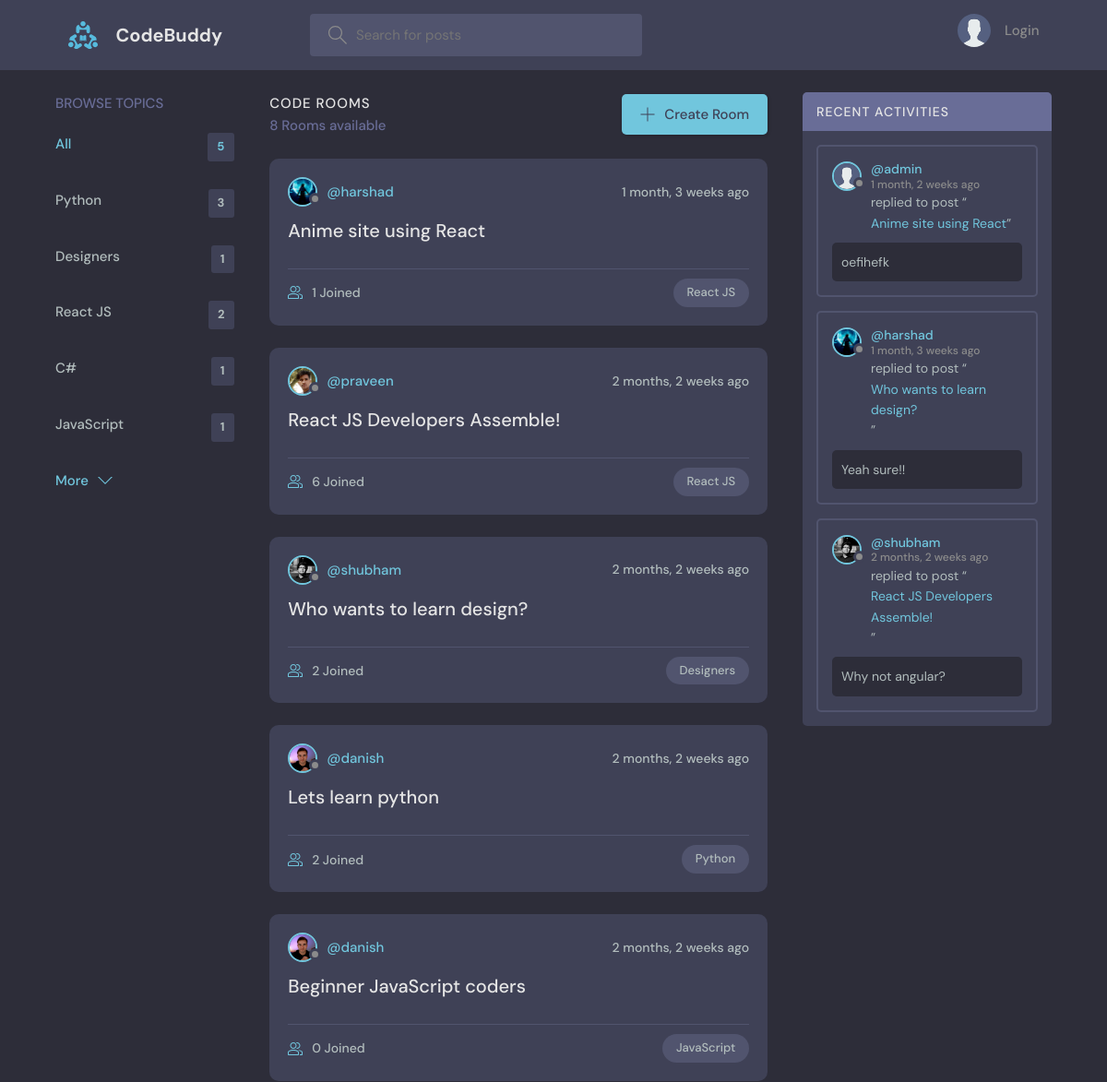
The app's page / (upper part), older data.
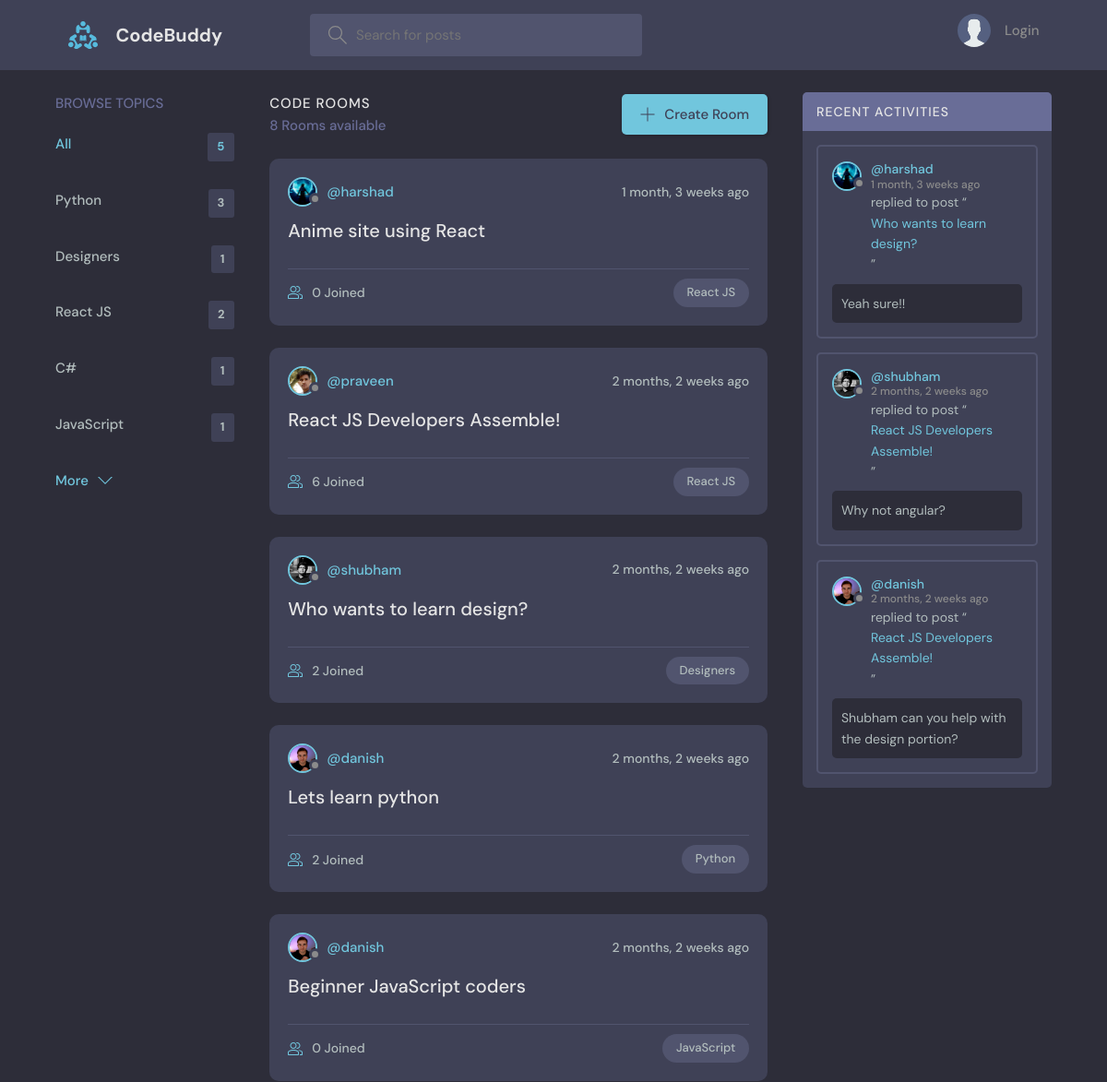
The same page, newer data.
### base/models.py (models this page shows, shortened)
class Topic(models.Model):
    name = models.CharField(max_length=200)

class Room(models.Model):
    host = models.ForeignKey(User, on_delete=models.SET_NULL, null=True)
    topic = models.ForeignKey(Topic, on_delete=models.SET_NULL, null=True)
    name = models.CharField(max_length=200)
    description = models.TextField(null=True, blank=True)
    participants = models.ManyToManyField(
        User, related_name='participants', blank=True)
    updated = models.DateTimeField(auto_now=True)
    created = models.DateTimeField(auto_now_add=True)
    class Meta:
        ordering = ['-updated', '-created']
    def __str__(self):
        return self.name

class User(AbstractUser):
    name = models.CharField(max_length=200, null=True)
    email = models.EmailField(unique=True, null=True)
    bio = models.TextField(null=True)
    avatar = models.ImageField(null=True, default="avatar.svg")
    USERNAME_FIELD = 'email'
    REQUIRED_FIELDS = ['username']

class Message(models.Model):
    user = models.ForeignKey(User, on_delete=models.CASCADE)
    room = models.ForeignKey(Room, on_delete=models.CASCADE)
    body = models.TextField(null=True)
    updated = models.DateTimeField(auto_now=True)
    created = models.DateTimeField(auto_now_add=True)
    class Meta:
        ordering = ['-updated', '-created']

### base/views.py (the view)
# urls.py: path('', views.home, name="home"),
def home(request):
    q = request.GET.get('q') if request.GET.get('q') != None else ''
    rooms = Room.objects.filter(
        Q(topic__name__icontains=q) |
        Q(name__icontains=q) |
        Q(description__icontains=q)
    )
    topics = Topic.objects.all()[0:5]
    room_count = rooms.count()
    room_messages = Message.objects.filter(
        Q(room__topic__name__icontains=q))[0:3]
    context = {'rooms': rooms, 'topics': topics,
               'room_count': room_count, 'room_messages': room_messages}
    return render(request, 'base/home.html', context)

### base/templates/base/home.html (shortened to what this page needs)
{% extends 'main.html' %}
{% block content %}
<main class="layout layout--3">
  <div class="container">
    {% include 'base/topics_component.html' %}
    <div class="roomList">
      <div class="roomList__header">
        <div>
          <h2>Code Rooms</h2>
          <p>{{room_count}} Rooms available</p>
        </div>
        <a class="btn btn--main" href="{% url 'create-room' %}">
          <svg version="1.1" xmlns="http://www.w3.org/2000/svg" width="32" height="32" viewBox="0 0 32 32">
            <title>add</title>
            <path
              d="M16.943 0.943h-1.885v14.115h-14.115v1.885h14.115v14.115h1.885v-14.115h14.115v-1.885h-14.115v-14.115z">
            </path>
          </svg>
          Create Room
        </a>
      </div>
      {% include 'base/feed_component.html' %}
    </div>
    {% include 'base/activity_component.html' %}
  </div>
</main>
{% endblock %}

### base/templates/base/topics_component.html
<div class="topics">
    <div class="topics__header">
        <h2>Browse Topics</h2>
    </div>
    <ul class="topics__list">
        <li>
            <a href="{% url 'home' %}" class="active">All <span>{{topics.count}}</span></a>
        </li>
        {% for topic in topics %}
        <li>
            <a href="{% url 'home' %}?q={{topic.name}}">{{topic.name}}<span>{{topic.room_set.all.count}}</span></a>
        </li>
        {% endfor %}
    </ul>
    <a class="btn btn--link" href="{% url 'topics' %}">
        More
        <svg version="1.1" xmlns="http://www.w3.org/2000/svg" width="32" height="32" viewBox="0 0 32 32">
            <title>chevron-down</title>
            <path d="M16 21l-13-13h-3l16 16 16-16h-3l-13 13z"></path>
        </svg>
    </a>
</div>

### base/templates/base/feed_component.html (shortened to what this page needs)
{% for room in rooms %}
<div class="roomListRoom">
    <div class="roomListRoom__header">
        <a href="{% url 'user-profile' room.host.id %}" class="roomListRoom__author">
            <div class="avatar avatar--small">
                <img src="{{room.host.avatar.url}}" />
            </div>
            <span>@{{room.host.username}}</span>
        </a>
        <div class="roomListRoom__actions">
            <span>{{room.created|timesince}} ago</span>
        </div>
    </div>
    <div class="roomListRoom__content">
        <a href="{% url 'room' room.id %}">{{room.name}}</a>
    </div>
    <div class="roomListRoom__meta">
        <a href="{% url 'room' room.id %}" class="roomListRoom__joined">
            {{room.participants.all.count}} Joined
        </a>
        <p class="roomListRoom__topic">{{room.topic.name}}</p>
    </div>
</div>
{% endfor %}

### base/templates/base/activity_component.html (shortened to what this page needs)
<div class="activities">
    <div class="activities__header">
        <h2>Recent Activities</h2>
    </div>
    {% for message in room_messages %}
    <div class="activities__box">
        <div class="activities__boxHeader roomListRoom__header">
            <a href="{% url 'user-profile' message.user.id %}" class="roomListRoom__author">
                <div class="avatar avatar--small">
                    <img src="{{message.user.avatar.url}}" />
                </div>
                <p>
                    @{{message.user.username}}
                    <span>{{message.created|timesince}} ago</span>
                </p>
            </a>
        </div>
        <div class="activities__boxContent">
            <p>replied to post “<a href="{% url 'room' message.room.id %}">{{message.room}}</a>”</p>
            <div class="activities__boxRoomContent">{{message.body}}</div>
        </div>
    </div>
    {% endfor %}
</div>

Row changes from the older to the newer data that the page shows:
removed Message: user.avatar (placeholder picture), user.username "admin", created "1 month, 2 weeks", room "Anime site using React", body "oefihefk"
computed for Room "Anime site using React": participants.all.count "1" → "0"
now on this page (row unchanged): Message: user.avatar (picture), user.username "danish", created "2 months, 2 weeks", room "React JS Developers Assemble!", body "Shubham can you help with the design portion?"
